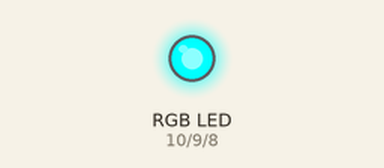
A sketch run on a simulated Arduino Uno, built with avr-gcc and run on an emulated ATmega328P. Parts: an RGB LED mixed from three pins (HIGH = lit). Dim RGB values are drawn brighter than linear.

Above: at 0.05 s.
At 1.05 s:
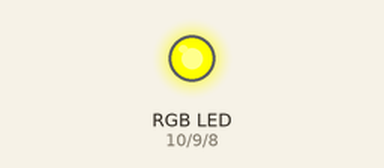
At 1.95 s:
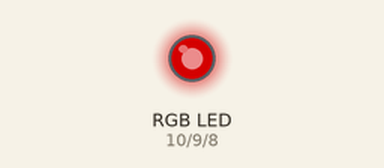
Timing chart, 0 to 4.6 s (numbered marks = the images above):
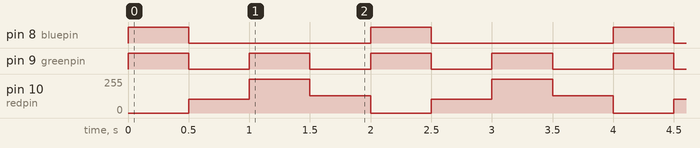

The sketch:

RGB_LEDcontrol.ino
```cpp
int redpin=10;
int greenpin=9 ;
int bluepin= 8;
String mycolor;
String msg="what color do you want? ";
int wt =500;


void rgb(int r,int g,int b){
	analogWrite(redpin,r);
    analogWrite(greenpin,g);
    analogWrite(bluepin,b);
}
void setup()
{
  Serial.begin(9600);
  pinMode(redpin,OUTPUT);
  pinMode(greenpin,OUTPUT);
  pinMode(bluepin,OUTPUT);
}


void loop()
{
  //Serial.println(msg);
  //while(Serial.available()==0){}

  //mycolor=Serial.readString();
  //mycolor.trim();
  //mycolor.toLowerCase();

  // if(mycolor=="red"){
  //   digitalWrite(redpin,HIGH);
  //   digitalWrite(greenpin,LOW);
  //   digitalWrite(bluepin,LOW);
  // }
  // else if(mycolor=="green"){

  //   digitalWrite(redpin,LOW);
  //   digitalWrite(greenpin,HIGH);
  //   digitalWrite(bluepin,LOW);
  // }
  // else if(mycolor=="blue"){

  //   digitalWrite(redpin,LOW);
  //   digitalWrite(greenpin,LOW);
  //   digitalWrite(bluepin,HIGH);
  // }
  // else if(mycolor=="aqua"){

  //   analogWrite(redpin,0);
  //   analogWrite(greenpin,255);
  //   analogWrite(bluepin,255);
  // }
  // else if(mycolor=="off"){

  //   digitalWrite(redpin,LOW);
  //   digitalWrite(greenpin,LOW);
  //   digitalWrite(bluepin,LOW);
  // }

  // else{
  // 	Serial.println("INVAILD INPUT");
  // }
  rgb(0,255,255);
  delay(wt);
  rgb(102,0,102);
  delay(wt);
  rgb(255,255,0);
  delay(wt);
  rgb(128,0,0);
  delay(wt);

}
```

Measured:
- by itself, pin 8 (bluepin): alternates HIGH for 0.50 s and LOW for 1.5 s
- by itself, pin 9 (greenpin): alternates HIGH for 0.50 s and LOW for 0.50 s
- by itself, pin 10 (redpin): repeats every 2.0 s: 255/255 0.50 s, 128/255 0.50 s, 0/255 0.50 s, 102/255 0.50 s
